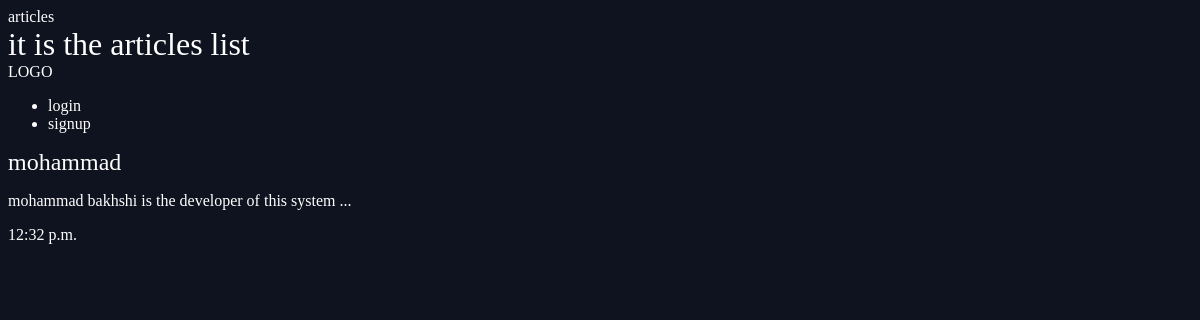
/articles/, run on an earlier commit of the app's database.
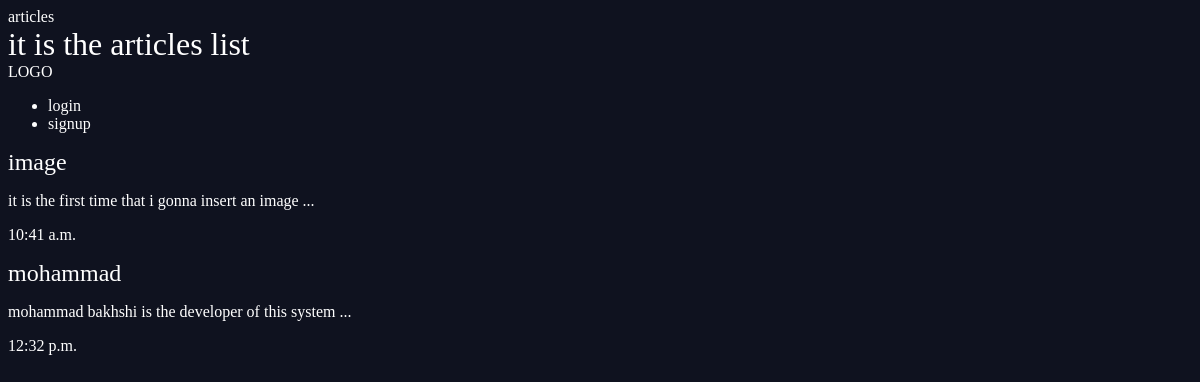
And on a later commit of the database.
### articles/models.py (models this page shows, shortened)
class articles(models.Model):
    title = models.CharField(max_length=255)
    slug = models.SlugField()
    body = models.TextField()
    date = models.TimeField(auto_now=True)
    image = models.ImageField(default='default.jpg', blank=True)
    author = models.ForeignKey(User, default=None, on_delete=models.CASCADE)
    def snippet(self):
        return self.body[:50] + ' ...'

### articles/views.py (the view)
# urls.py: path('', views.articles_list, name='list'),
def articles_list(request):
    articles = models.articles.objects.all().order_by('date')
    listArticles = {'listArticles':articles}
    return render(request, "articles/articles.html", listArticles)

### articles/templates/articles/articles.html (shortened to what this page needs)
<!DOCTYPE html>
{% load static %}
<html lang="en">
<head>
    <link rel="stylesheet" href="{% static 'styles.css' %}">
</head>
<body>
    <h1>it is the articles list</h1>
    <a href="{% url 'articles:list' %}">LOGO</a>
    <nav>
        <ul>
            {% if user.is_authenticated %}
            <li>
                <form method="post" action="{% url 'accounts:logout' %}">
                    <input type="submit" value="logout">
                </form>
            </li>
            <li>
                <a href="{% url 'articles:publish' %}">publish article</a>
            </li>
            {% else %}
            <li>
                <a href="{% url 'accounts:login' %}"> login </a>
            </li>
            <li>
                <a href="{% url 'accounts:signup' %}"> signup </a>
            </li>
            {% endif %}
        </ul>
    </nav>
    {% for article in listArticles %}
    <h2>
        <a href="{% url 'articles:details' slug=article.slug %}">{{article.title}}</a>
    </h2>
    <p>{{article.snippet}}</p>
    <p>{{article.date}}</p>
    {% endfor %}
</body>
</html>

What changed in the data, as far as the page shows it:
added articles: title "image", snippet "it is the first time that i gonna insert an image ...", date "10:41 a.m."
